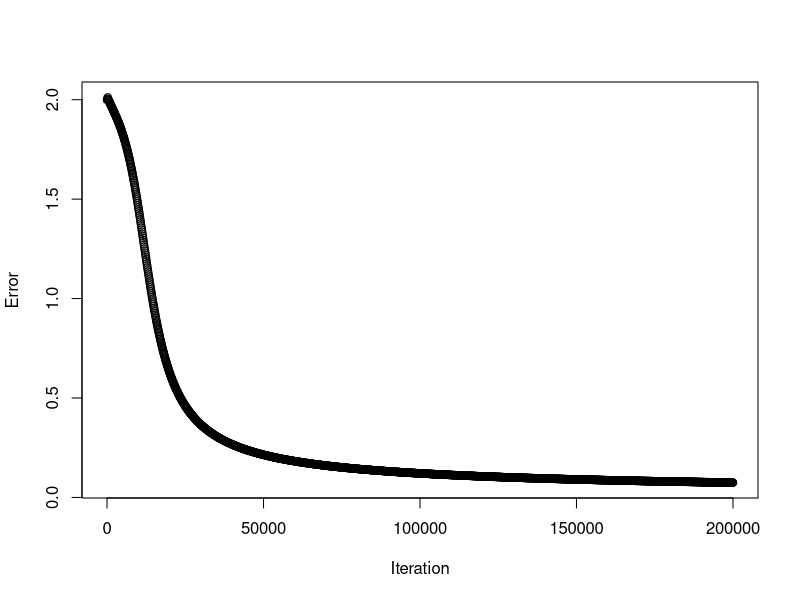

Source code (R):
#Code example in R for a very basic neural network.

hidden_layer_node_size <- 64 #Size of the hidden layer
iterations <- 200000
learning_rate <- 0.01

X <- matrix( #Example matrix
  c(1,1,1,
    1,0,1,
    0,1,1,
    0,0,1),
  nrow= 4,
  ncol=3,
  byrow=TRUE)

Y <- matrix( #Label Matrix
  c(0,
    1,
    1,
    0),
  nrow= 4,
  ncol=1,
  byrow=TRUE)

function.sigmoid <- function(x) #Sigmoid function used as activation function
{
  return (1/(1+exp(-x)))
}
function.sigmoid_logistic_reverse_backprop <- function(x) #Sigmoid function used as activation function
{
  return ((1-x)*x)
}

set.seed(12345)

#hidden layer weights
hl <- matrix(
  c(runif(hidden_layer_node_size)*2-1,
    runif(hidden_layer_node_size)*2-1,
    runif(hidden_layer_node_size)*2-1),
  nrow = 3,
  ncol = hidden_layer_node_size)


#Output layer wrights
wo <- matrix(
  c(runif(hidden_layer_node_size)*2-1),
  ncol = 1)


d <- data.frame("Iteration" = 0, "Error" = 2)


for(i in seq(1,iterations)){
  #We forward propagate
  hidden_layer <- function.sigmoid(X %*% hl)
  output_layer <- function.sigmoid(hidden_layer %*% wo)
  
  SE_o <- (output_layer - Y) #We calculate the loss function
  
  
  #We calculate gradients (back propagation)
  output_layer_error_gradient = SE_o*function.sigmoid_logistic_reverse_backprop(output_layer)
  error_h = output_layer_error_gradient %*% t(wo)
  hidden_layer_error_gradient = error_h*function.sigmoid_logistic_reverse_backprop(hidden_layer)
  
  #We apply the change to our model
  wo <- wo - learning_rate * (t(hidden_layer) %*% output_layer_error_gradient)
  hl <- hl - learning_rate * (t(X) %*% hidden_layer_error_gradient)
  if(i %% 100 == 0){
    d <- rbind(d, list(i,sum(abs(SE_o)))) #Used for ploting purpose
  }
  
}

print(output_layer)
plot(d)
